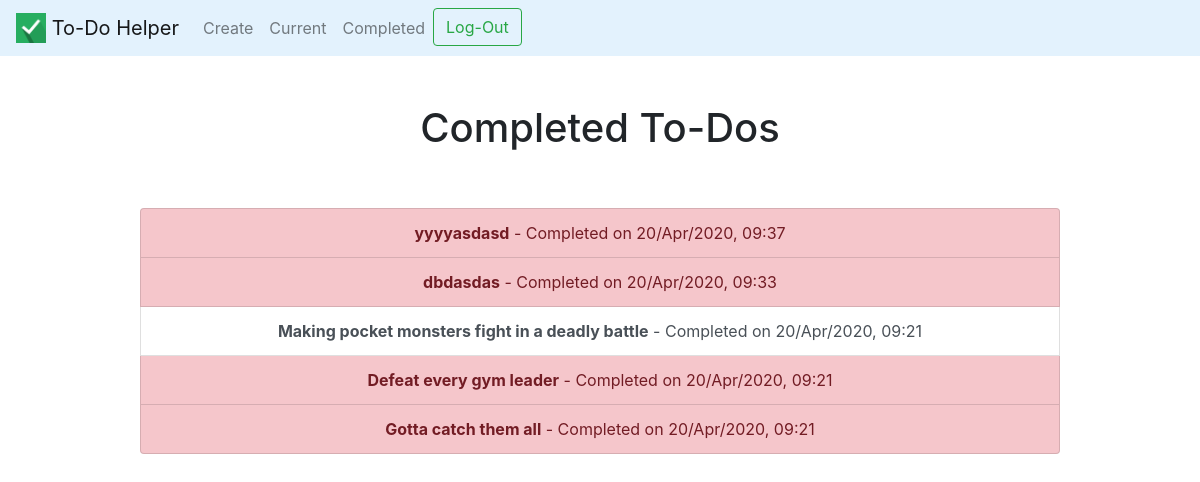
The page /completed/ (signed in) on the database its author committed.
### todo/models.py (models this page shows, shortened)
class Todo(models.Model):
    title = models.CharField(max_length=100)
    memo = models.TextField(blank=True)
    created = models.DateTimeField(auto_now_add=True)
    date_completed = models.DateTimeField(null=True, blank=True)
    important = models.BooleanField(default=False)
    user = models.ForeignKey(User, on_delete=models.CASCADE)

### todo/views.py (the view)
# urls.py: path('completed/', views.completedtodos, name='completedtodos'),
@login_required
def completedtodos(request):
    todos = Todo.objects.filter(user=request.user, date_completed__isnull=False).order_by('-date_completed')
    return render(request, 'todo/completedtodos.html', {'todos':todos})

### todo/templates/todo/completedtodos.html
{% extends "todo/base.html" %}
{% block content %}
    <div class="row justify-content-center mt-5">
        <div class="col-md-10">
            <h1>Completed To-Dos</h1>
        </div>
    </div>
    <div class="row justify-content-center mt-5">
        <div class="col-md-10">
            <div class="list-group">
                {% for todo in todos %}
                    <a href="{% url 'viewtodo' todo.id %}" class="list-group-item list-group-item-action{% if todo.important %} list-group-item-danger{% endif %}"><b>{{ todo.title }}</b> - Completed on {{ todo.date_completed|date:'j/M/Y, H:i' }}</a>
                {% endfor %}
            </div>
        </div>
    </div>
{% endblock %}

### todo/templates/todo/base.html (shortened to what this page needs)
{% load static %}
<!doctype html>
<html lang="en">
  <head>
    <link rel="stylesheet" href="https://stackpath.bootstrapcdn.com/bootstrap/4.4.1/css/bootstrap.min.css">
  </head>
  <body>
        <nav class="navbar navbar-expand-lg navbar-light" style="background-color: #e3f2fd; color:red">
      <a class="navbar-brand" href="{% url 'home' %}">
        <img src="{% static '\todo/logo1.png' %}" width="30" height="30" class="d-inline-block align-top">
        To-Do Helper</a>
<div class="collapse navbar-collapse" id="navbarNav">
    <ul class="navbar-nav mr-auto">
      {% if user.is_authenticated %}
      <li class="nav-item">
        <a class="nav-link" href="{% url 'createtodo' %}">Create</a>
      </li>
      <li class="nav-item">
        <a class="nav-link" href="{% url 'currenttodos' %}">Current</a>
      </li>
      <li class="nav-item">
        <a class="nav-link" href="{% url 'completedtodos' %}">Completed</a>
      </li>
      <li>
      <form method="POST" action="{% url 'logoutuser' %}">
        <button class="btn btn-outline-success my-2 my-sm-0" type="submit">Log-Out</button>
      </form>
      </li>
      {% else %}
      <li class="nav-item">
        <a class="nav-link" href="{% url 'loginuser' %}">Log-In</a>
      </li>
      {% endif %}
    </ul>
  </div>
</nav>
<div class='container text-center'>
{% block content %}{% endblock %}
</div>
</body>
</html>

### rows shown on the page
Todo: title "yyyyasdasd", date_completed "20/Apr/2020, 09:37"
Todo: title "dbdasdas", date_completed "20/Apr/2020, 09:33"
Todo: title "Making pocket monsters fight in a deadly battle", date_completed "20/Apr/2020, 09:21"
Todo: title "Defeat every gym leader", date_completed "20/Apr/2020, 09:21"
Todo: title "Gotta catch them all", date_completed "20/Apr/2020, 09:21"
